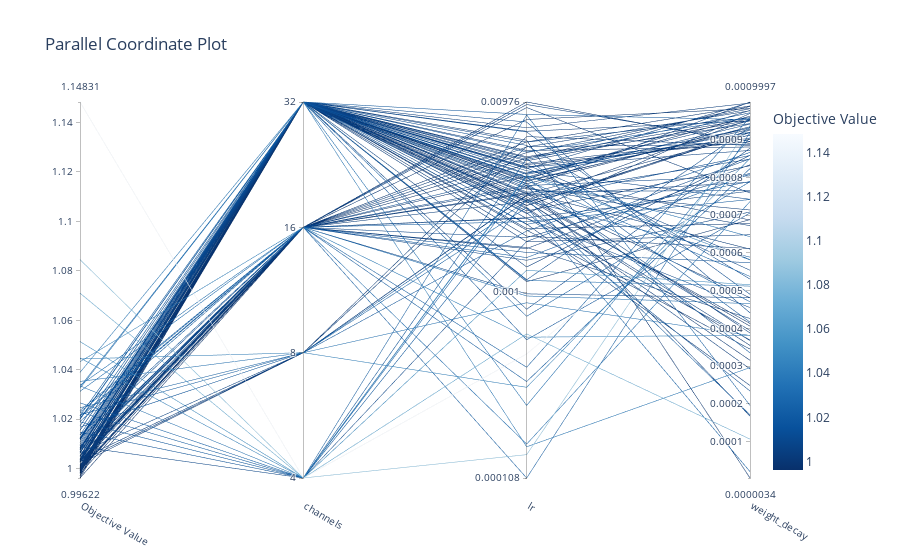

The code cell stored with this chart in its notebook:
### Code cell
# Plot parallel coordinates
fig = optuna.visualization.plot_parallel_coordinate(study)
fig.show()
